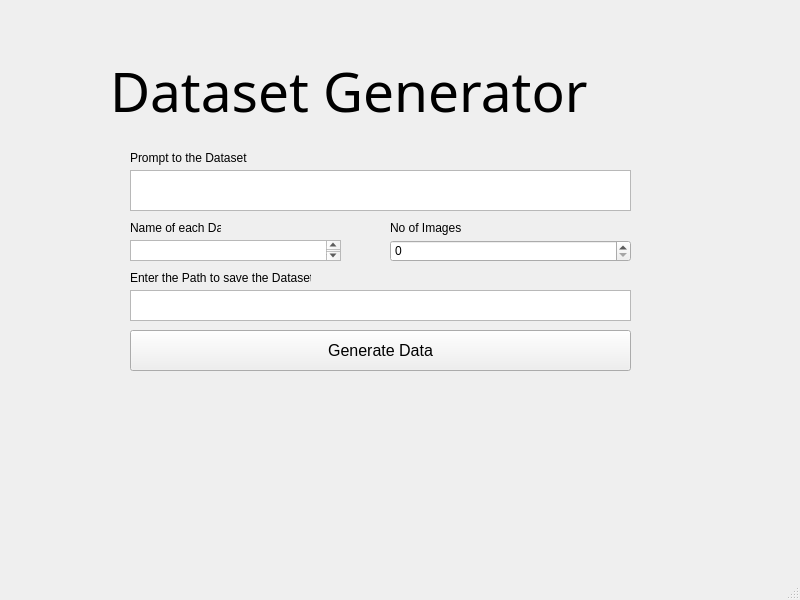
<?xml version="1.0" encoding="UTF-8"?>
<ui version="4.0">
 <class>MainWindow</class>
 <widget class="QMainWindow" name="MainWindow">
  <property name="geometry">
   <rect>
    <x>0</x>
    <y>0</y>
    <width>800</width>
    <height>600</height>
   </rect>
  </property>
  <property name="windowTitle">
   <string>MainWindow</string>
  </property>
  <widget class="QWidget" name="centralwidget">
   <widget class="QTextEdit" name="Prompt_Input">
    <property name="geometry">
     <rect>
      <x>130</x>
      <y>170</y>
      <width>501</width>
      <height>41</height>
     </rect>
    </property>
   </widget>
   <widget class="QSpinBox" name="LimitInput">
    <property name="geometry">
     <rect>
      <x>390</x>
      <y>240</y>
      <width>241</width>
      <height>22</height>
     </rect>
    </property>
   </widget>
   <widget class="QTextEdit" name="Data_Name_Input">
    <property name="geometry">
     <rect>
      <x>130</x>
      <y>240</y>
      <width>211</width>
      <height>21</height>
     </rect>
    </property>
   </widget>
   <widget class="QPushButton" name="Generate_Data_btn">
    <property name="geometry">
     <rect>
      <x>130</x>
      <y>330</y>
      <width>501</width>
      <height>41</height>
     </rect>
    </property>
    <property name="font">
     <font>
      <pointsize>12</pointsize>
     </font>
    </property>
    <property name="text">
     <string>Generate Data</string>
    </property>
   </widget>
   <widget class="QTextEdit" name="URL_Input">
    <property name="geometry">
     <rect>
      <x>130</x>
      <y>290</y>
      <width>501</width>
      <height>31</height>
     </rect>
    </property>
    <property name="html">
     <string>&lt;!DOCTYPE HTML PUBLIC &quot;-//W3C//DTD HTML 4.0//EN&quot; &quot;http://www.w3.org/TR/REC-html40/strict.dtd&quot;&gt;
&lt;html&gt;&lt;head&gt;&lt;meta name=&quot;qrichtext&quot; content=&quot;1&quot; /&gt;&lt;style type=&quot;text/css&quot;&gt;
p, li { white-space: pre-wrap; }
&lt;/style&gt;&lt;/head&gt;&lt;body style=&quot; font-family:'MS Shell Dlg 2'; font-size:8.25pt; font-weight:400; font-style:normal;&quot;&gt;
&lt;p style=&quot;-qt-paragraph-type:empty; margin-top:0px; margin-bottom:0px; margin-left:0px; margin-right:0px; -qt-block-indent:0; text-indent:0px;&quot;&gt;&lt;br /&gt;&lt;/p&gt;&lt;/body&gt;&lt;/html&gt;</string>
    </property>
   </widget>
   <widget class="QLabel" name="Prompt_label">
    <property name="geometry">
     <rect>
      <x>130</x>
      <y>150</y>
      <width>121</width>
      <height>16</height>
     </rect>
    </property>
    <property name="text">
     <string>Prompt to the Dataset</string>
    </property>
   </widget>
   <widget class="QLabel" name="Data_name_label">
    <property name="geometry">
     <rect>
      <x>130</x>
      <y>220</y>
      <width>91</width>
      <height>16</height>
     </rect>
    </property>
    <property name="text">
     <string>Name of each Data</string>
    </property>
   </widget>
   <widget class="QLabel" name="Limit_label">
    <property name="geometry">
     <rect>
      <x>390</x>
      <y>220</y>
      <width>71</width>
      <height>16</height>
     </rect>
    </property>
    <property name="text">
     <string>No of Images</string>
    </property>
   </widget>
   <widget class="QLabel" name="URL_Input_Label">
    <property name="geometry">
     <rect>
      <x>130</x>
      <y>270</y>
      <width>181</width>
      <height>16</height>
     </rect>
    </property>
    <property name="text">
     <string>Enter the Path to save the Dataset</string>
    </property>
   </widget>
   <widget class="QLabel" name="label_5">
    <property name="geometry">
     <rect>
      <x>110</x>
      <y>60</y>
      <width>551</width>
      <height>61</height>
     </rect>
    </property>
    <property name="font">
     <font>
      <family>Cascadia Mono SemiLight</family>
      <pointsize>41</pointsize>
     </font>
    </property>
    <property name="text">
     <string>Dataset Generator</string>
    </property>
   </widget>
  </widget>
  <widget class="QMenuBar" name="menubar">
   <property name="geometry">
    <rect>
     <x>0</x>
     <y>0</y>
     <width>800</width>
     <height>21</height>
    </rect>
   </property>
  </widget>
  <widget class="QStatusBar" name="statusbar"/>
 </widget>
 <resources/>
 <connections/>
</ui>
